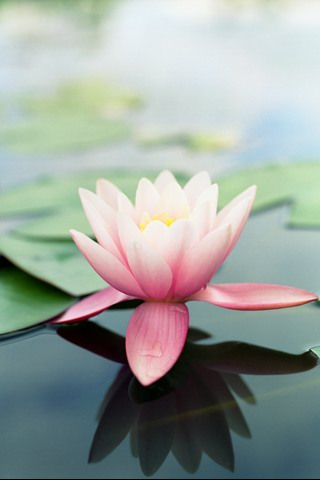
#> input picture examples/lotus.jpg, 320 x 480 px
$ python image_open.py
#> lines starting #> are read from the running program, lines starting #| are printed output that depends on the picture
# -*- coding: utf-8 -*-
"""
Created on Fri Jun 26 18:32:14 2020

@author: Woody
"""

# 导入需要的包
import numpy as np
import matplotlib.pyplot as plt
from PIL import Image

# 读入图片
image = Image.open('lotus.jpg')
#> image is the input picture: PIL image 320x480 RGB; mean R, G, B 154, 162.1, 156.5
image = np.array(image)
# 查看数据形状，其形状是[H, W, 3]，
# 其中H代表高度， W是宽度，3代表RGB三个通道
print(image.shape) # (480, 320, 3)
#| (480, 320, 3)

# 原始图片
plt.imshow(image)

# 垂直方向翻转
# 这里使用数组切片的方式来完成，
# 相当于将图片最后一行挪到第一行，
# 倒数第二行挪到第二行，...,
# 第一行挪到倒数第一行
# 对于行指标，使用::-1来表示切片，
# 负数步长表示以最后一个元素为起点，向左走寻找下一个点
# 对于列指标和RGB通道，仅使用:表示该维度不改变
image1 = image[::-1, :, :]
plt.imshow(image1)

# 水平方向翻转
image2 = image[:, ::-1, :]
plt.imshow(image2)

# 保存图片
im2 = Image.fromarray(image2)
im2.save('im2.jpg')

#  高度方向裁剪
H, W = image.shape[0], image.shape[1]
#> H = 480; W = 320
# 注意此处用整除，H_start必须为整数
H1 = H // 2
#> H1 = 240
H2 = H
#> H2 = 480
image3 = image[H1:H2, :, :]
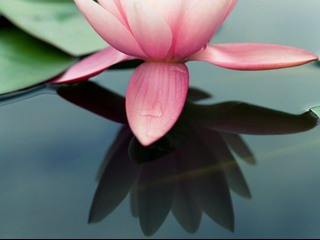
#> image3: shape (240, 320, 3); mean R, G, B 103.4, 106.7, 107.1
plt.imshow(image3)

#  宽度方向裁剪
W1 = W//6
#> W1 = 53
W2 = W//3 * 2
#> W2 = 212
image4 = image[:, W1:W2, :]
plt.imshow(image4)

# 两个方向同时裁剪
image5 = image[H1:H2, \
               W1:W2, :]
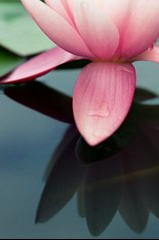
#> image5: shape (240, 159, 3); mean R, G, B 106.3, 94.2, 98.8
plt.imshow(image5)

# 调整亮度
image6 = image * 0.5
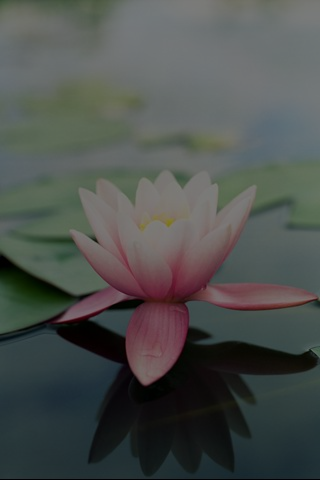
#> image6: shape (480, 320, 3) float64; mean R, G, B 77, 81, 78.2
plt.imshow(image6.astype('uint8'))

# 调整亮度
image7 = image * 2.0
# 由于图片的RGB像素值必须在0-255之间，
# 此处使用np.clip进行数值裁剪
image7 = np.clip(image7, \
        a_min=None, a_max=255.)
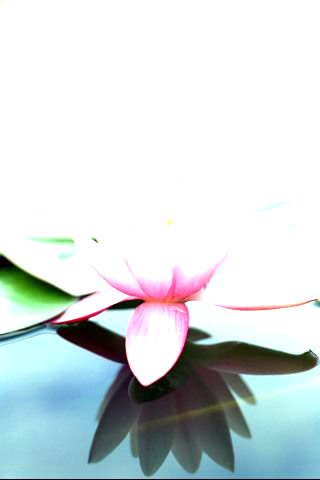
#> image7: shape (480, 320, 3) float64; mean R, G, B 210.5, 219.3, 220.6
plt.imshow(image7.astype('uint8'))

#高度方向每隔一行取像素点
image8 = image[::2, :, :]
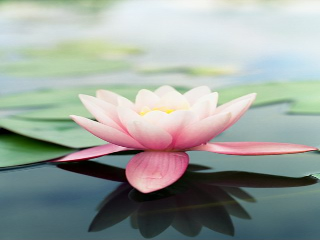
#> image8: shape (240, 320, 3); mean R, G, B 154.3, 162.4, 156.8
plt.imshow(image8)


#宽度方向每隔一列取像素点
image9 = image[:, ::2, :]
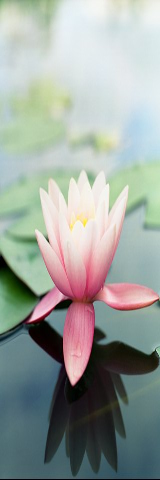
#> image9: shape (480, 160, 3); mean R, G, B 154, 162, 156.5
plt.imshow(image9)

#间隔行列采样，图像尺寸会减半，清晰度变差
image10 = image[::2, ::2, :]
plt.imshow(image10)
print(image10.shape) # (240, 160, 3)
#| (240, 160, 3)
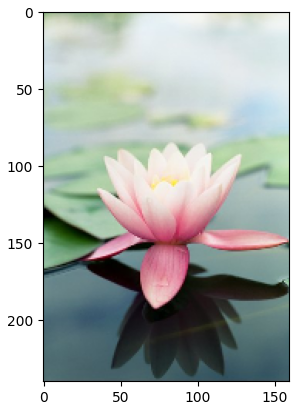
#> figure drawn by matplotlib, 1 panel
